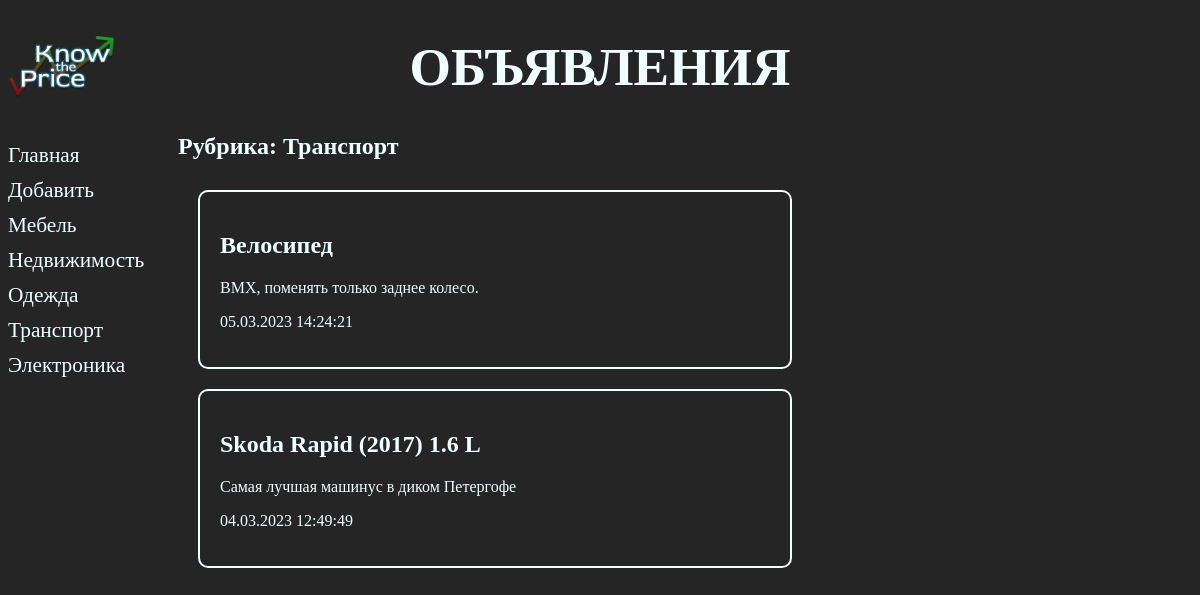
The page /bboard/2/ on the database its author committed.
### bboard/models.py (models this page shows, shortened)
class Rubric(models.Model):
    name = models.CharField(max_length=20, db_index=True, verbose_name='Название')
    class Meta:
        verbose_name_plural = 'Рубрики'
        verbose_name = 'Рубрика'
        ordering = ['name']

class Bb(models.Model):
    class Kinds(models.IntegerChoices):
        BUY = 1, 'Куплю'
        SELL = 2, 'Продам'
        EXCHANGE = 3, 'Обменяю'
        RENT = 4
        __empty__ = 'Выберите тип публикуемого объявления'
    TYPES_PRODUCTS = (
        ('', 'Выберите тип продукта'),
        ('new', 'Новый'),
        ('old', 'Б/У'),
    )
    title = models.CharField(max_length=50,
                            verbose_name='Товар')
    content = models.TextField(null=True,
                               blank=True,
                               verbose_name='Описание')
    price = models.FloatField(null=True,
                              blank=True,
                              verbose_name='Цена')
    published = models.DateTimeField(auto_now_add=True,
                                     db_index=True,
                                     verbose_name='Опубликовано')
    rubric = models.ForeignKey('Rubric',
                               null=True,
                               on_delete=models.PROTECT,
                               verbose_name='Рубрика')
    types_of_product = models.CharField(max_length=3,
                                        choices=TYPES_PRODUCTS,
                                        blank=True, # необязательно к заполнению
                                        verbose_name='Состояние продукта')
    kind = models.CharField(max_length=1,
                            choices=Kinds.choices,
                            default=Kinds.SELL,
                            verbose_name='Тип объявления')
    class Meta:
        verbose_name_plural = 'Объявления'
        verbose_name = 'Объявление'
        ordering = ['-published']

### bboard/views.py (the view)
# urls.py: path('<int:rubric_id>/', by_rubric, name='by_rubric'),
def by_rubric(request, rubric_id):
    bbs = Bb.objects.filter(rubric=rubric_id)
    rubrics = Rubric.objects.all()
    current_rubric = Rubric.objects.get(pk=rubric_id)
    context = {'bbs': bbs,
               'rubrics': rubrics,
               'current_rubric': current_rubric
               }
    return render(request, 'bboard/by_rubric.html', context)

### bboard/templates/bboard/by_rubric.html (shortened to what this page needs)
{% extends 'layout/basic.html' %}
{% block content %}
<h2>Рубрика: {{ current_rubric.name }}</h2>
<div class="spisok-tovarov">
    {% for bb in bbs %}
    <div class="block">
        <h2>{{ bb.title }}</h2>
        <p>{{ bb.content }}</p>
        <p>{{ bb.published|date:"d.m.Y H:i:s" }}</p>
    </div>
    {% endfor %}
</div>
{% endblock content %}

### bboard/templates/layout/basic.html (shortened to what this page needs)
{% load static %}
<!DOCTYPE html>
<html lang="en">
<head>
    <link rel="stylesheet" type="text/css"
    href="{% static 'bboard/style.css' %}">
</head>
<body>
    <header>
        <h1>Объявления</h1>
    </header>
    <nav>
        <a href="{% url 'index' %}">Главная</a>
        <a href="{% url 'add' %}">Добавить</a>
        {% for rubric in rubrics %}
        <a href="{% url 'by_rubric' rubric.pk %}">{{ rubric.name }}</a>
        {% endfor %}
    </nav>
    <section>
        {% block content %}
        {% endblock content %}
    </section>
</body>
</html>

### bboard/static/bboard/style.css (style rules this page uses)
body { background-color: #252525; color: azure; text-decoration: none; }
header h1 { font-size: 40pt; text-transform: uppercase; text-align: center; background: url("logo_KTP.png") left / auto 100% no-repeat; }
nav { font-size: 16pt; width: 150px; float: left; }
nav a { display: block; margin: 10px 0px; text-decoration: none; color: azure; }
section { margin-left: 170px; }
.spisok-tovarov { display: flex; max-width: 1300px; flex-wrap: wrap; justify-content: space-between; align-content: space-between; }
div.block { border: 2px azure solid; border-radius: 10px; padding: 20px; width: 550px; margin: 10px 20px; }

### rows shown on the page
Rubric: name "Мебель"
Rubric: name "Недвижимость"
Rubric: name "Одежда"
Rubric: name "Транспорт"
Rubric: name "Электроника"
Bb: title "Велосипед", content "BMX, поменять только заднее колесо.", published "05.03.2023 14:24:21"
Bb: title "Skoda Rapid (2017) 1.6 L", content "Самая лучшая машинус в диком Петергофе", published "04.03.2023 12:49:49"
